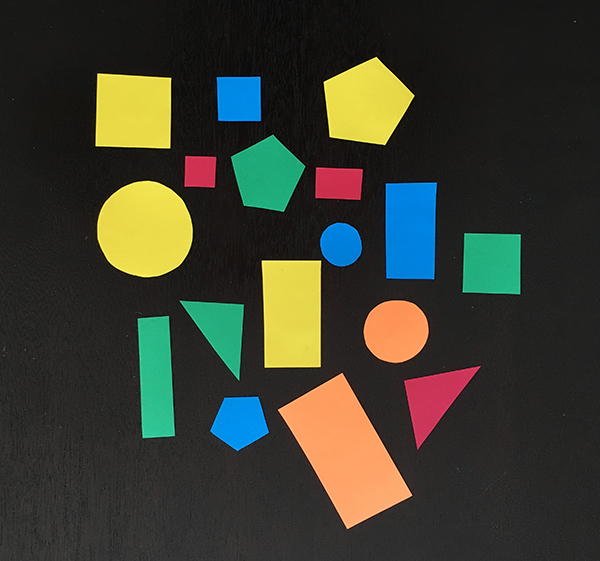
#> input picture Bai5/image.png, 600 x 561 px
$ jupyter execute code.ipynb
#> lines starting #> are read from the running program, lines starting #| are printed output that depends on the picture; after the words box and inside, x2 and y2 are one past the last pixel; in counts of white or black regions, pixels touching at a corner belong together
### Bai5/shapedetector.py
# import the necessary packages
import cv2

class ShapeDetector:

	def detect(self, c):
		# khởi tạo tên hình dạng và xấp xỉ đường viền
		shape = "unidentified"
		peri = cv2.arcLength(c, True)
		approx = cv2.approxPolyDP(c, 0.04 * peri, True)

		# Nếu hình là một hình tam giác, nó sẽ có 3 đỉnh
		if len(approx) == 3:
			shape = "Tam giac"

		# nếu hình có 4 đỉnh thì nó là hình vuông hoặc
        # hình chữ nhật
		elif len(approx) == 4:
			# tính hộp giới hạn của đường viền và sử dụng hộp giới hạn
            # để tính tỷ lệ khung hình
			(x, y, w, h) = cv2.boundingRect(approx)
			ar = w / float(h)

			# một hình vuông sẽ có tỷ lệ khung hình xấp xỉ bằng một,
            # nếu không, hình dạng là một hình chữ nhật
			shape = "vuong" if ar >= 0.95 and ar <= 1.05 else "chu nhat"

		# Nếu hình dạng là một hình ngũ giác, nó sẽ có 5 đỉnh
		elif len(approx) == 5:
			shape = "ngu giac"

		# mặt khác, chúng ta giả sử hình dạng là một vòng tròn
		else:
			shape = "tron"

		# return the name of the shape
		return shape

### Bai5/code.ipynb
1. Tìm hình dạng trong hình ảnh bằng Python và OpenCV.

2. Hãy xem xét một hình ảnh , thêm nhiễu Gaussian vào hình ảnh. Triển khai và kiểm tra thuật toán của Otsu với hình ảnh này.

3. Thực hiện phân đoạn hình ảnh tương tác với thuật toán graph cut

1. Tìm hình dạng trong hình ảnh bằng Python và OpenCV.

[cell 1]
from shapedetector import ShapeDetector
import argparse
import imutils
import cv2
import matplotlib.pyplot as plt
import numpy as np

[cell 2]
image = cv2.imread("image.png")
#> image is the input picture: shape (561, 600, 3); mean B, G, R 47.5, 60.1, 58.4
resized = imutils.resize(image, width=300)
ratio = image.shape[0] / float(resized.shape[0])
#> ratio = 2
# convert the resized image to grayscale, blur it slightly,
# and threshold it
gray = cv2.cvtColor(resized, cv2.COLOR_BGR2GRAY)
blurred = cv2.GaussianBlur(gray, (5, 5), 0)
thresh = cv2.threshold(blurred, 60, 255, cv2.THRESH_BINARY)[1]
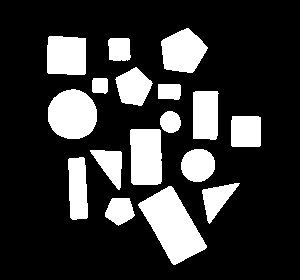
#> thresh: shape (280, 300); 21.4% white; 17 white regions
# tìm các contour trong hình ảnh được threshold và chạy phát hiện hình dạng
cnts = cv2.findContours(thresh.copy(), cv2.RETR_EXTERNAL,
    cv2.CHAIN_APPROX_SIMPLE)
#> cnts = 17 contours; largest, box (x1, y1, x2, y2) and area: (138, 186, 207, 265) 2698, (48, 89, 97, 139) 1883, (130, 129, 162, 185) 1632, (161, 28, 208, 73) 1426, (47, 36, 86, 75) 1384
cnts = imutils.grab_contours(cnts)
sd = ShapeDetector()

[cell 3]
# lặp qua các contour
for c in cnts:
    # tính toán tâm của đường contour, sau đó phát hiện tên
    # của hình dạng
    M = cv2.moments(c)
    cX = int((M["m10"] / M["m00"]) * ratio)
    cY = int((M["m01"] / M["m00"]) * ratio)
    shape = sd.detect(c)
    # nhân tọa độ của đường contour (x, y) với tỷ lệ thay đổi kích thước,
    # sau đó vẽ các đường contour và tên của hình dạng trên hình ảnh
    c = c.astype("float")
    c *= ratio
    c = c.astype("int")
    cv2.drawContours(image, [c], -1, (0, 255, 0), 2)
    cv2.putText(image, shape, (cX, cY), cv2.FONT_HERSHEY_SIMPLEX,
        0.5, (255, 255, 255), 2)

    cv2.imshow("Image", image)
    cv2.waitKey(0)
#> this loop made 17 passes
#> (cX, cY, shape, peri in detect, approx in detect, x in detect, y in detect, w in detect) on passes 2, 4, 7, 8, 10, 12, 13: (345, 450, 'chu nhat', 230.5, [[168, 186], [138, 205], [175, 264], [206, 245]], 138, 186, 69), (155, 377, 'chu nhat', 155, [[83, 157], [68, 159], [72, 219], [87, 217]], 68, 157, 20), (291, 313, 'chu nhat', 168.1, [[131, 129], [131, 182], [160, 183], [160, 130]], 131, 129, 30), (491, 262, 'vuong', 115.7, [[232, 116], [231, 145], [259, 146], [260, 117]], 231, 116, 30), (410, 229, 'chu nhat', 142.5, [[195, 91], [193, 138], [215, 139], [218, 93]], 193, 91, 26), (338, 182, 'chu nhat', 71.66, [[158, 84], [158, 98], [179, 98], [179, 84]], 158, 84, 22), (199, 170, 'vuong', 56.49, [[93, 78], [92, 91], [105, 93], [107, 79]], 92, 78, 16)
#> (cX, cY, shape, peri in detect) on passes 1, 6, 9, 11, 14, 17: (239, 421, 'ngu giac', 93.84), (395, 330, 'tron', 108.9), (340, 243, 'tron', 68.53), (144, 228, 'tron', 162.4), (266, 173, 'ngu giac', 122.5), (365, 102, 'ngu giac', 149)
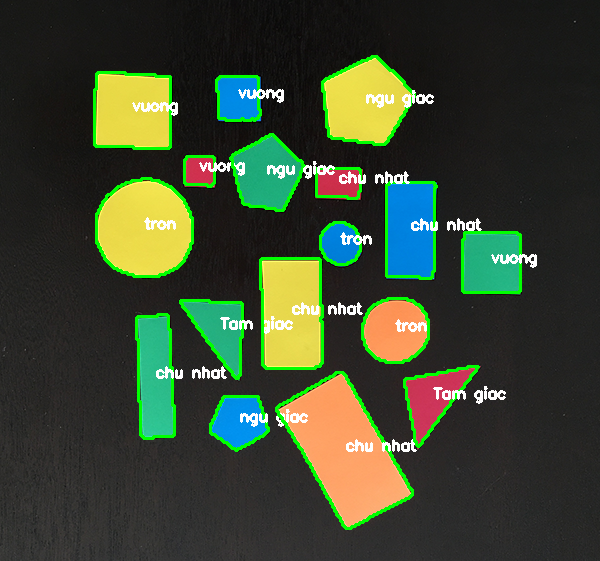
#> image: shape (561, 600, 3); 5.72% of pixels changed, all inside (x1, y1, x2, y2) = (93, 55, 537, 530)

2. Hãy xem xét một hình ảnh , thêm nhiễu Gaussian vào hình ảnh. Triển khai và kiểm tra thuật toán của Otsu với hình ảnh này.

[cell 4]
image = cv2.imread("bai3.jpg")
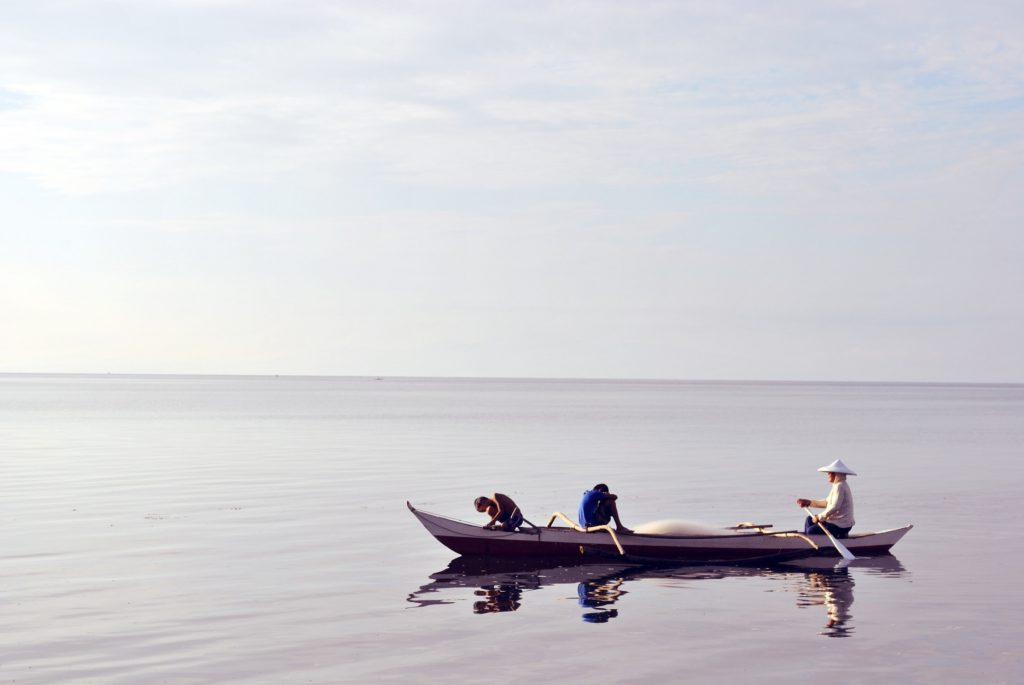
#> input picture Bai5/bai3.jpg, 1024 x 685 px
#> image is the input picture: shape (685, 1024, 3); mean B, G, R 212.4, 207, 208.2
image = cv2.cvtColor(image,cv2.COLOR_BGR2GRAY)
#> image: shape (685, 1024)
plt.imshow(image,cmap="gray")
plt.axis("off")

[cell 5]
hist, bin_edges = np.histogram(image, bins=256)
#> hist = 256 values, max 18061 at index 211, min 0 at index 85, mean 2740; bin_edges = 257 values from 2 to 255
plt.plot(range(256),hist)
plt.axis("on")
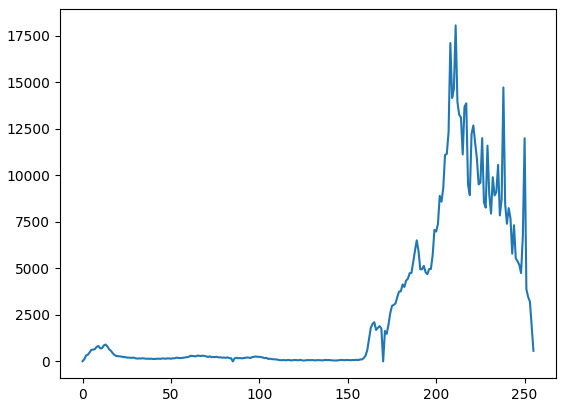
#> figure drawn by matplotlib, 1 panel; curve peaks at x = 211, y = 18061

[cell 6]
# Áp dụng phương pháp Otsu, đặt giá trị flag thành cv.THRESH_OTSU.
# Giá trị ngưỡng tối ưu được xác định tự động.
otsu_threshold, image_result = cv2.threshold(
    image, 0, 255, cv2.THRESH_BINARY_INV + cv2.THRESH_OTSU
)
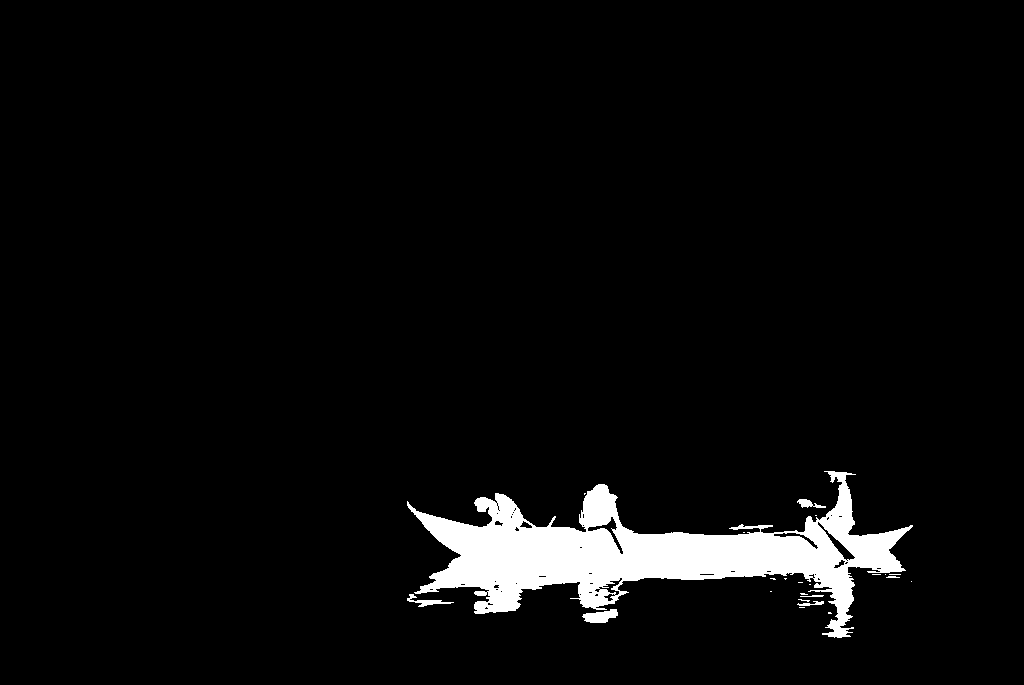
#> image_result: shape (685, 1024); 4.3% white; 23 white regions (16 under 20 px), largest, box (x1, y1, x2, y2) and area: (407, 471, 913, 638) 29582, (582, 609, 618, 623) 327, (407, 594, 454, 607) 189
#> otsu_threshold = 132
print("Ngưỡng đạt được: ", otsu_threshold)
#| Ngưỡng đạt được:  132.0

[cell 7]
plt.imshow(image_result,cmap="gray")
plt.axis("off")

3. Thực hiện phân đoạn hình ảnh tương tác với [graph cut](https://www.pyimagesearch.com/2020/07/27/opencv-grabcut-foreground-segmentation-and-extraction/)

[cell 8]
import numpy as np
import time
import cv2
import os

[cell 9]
image = cv2.imread("IMG_2712.PNG")
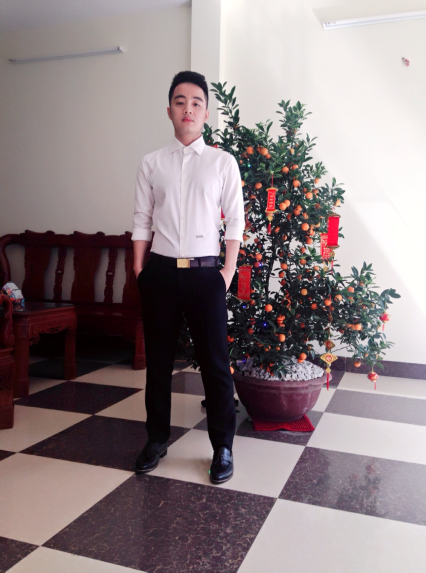
#> input picture Bai5/IMG_2712.PNG, 852 x 1145 px (shown at 1/2 size)
#> image is the input picture: shape (1145, 852, 3); mean B, G, R 131.4, 128.6, 141.6
mask = np.zeros(image.shape[:2], dtype="uint8")
rect = (258,131, 489, 971)
# cấp phát bộ nhớ cho hai mảng mà thuật toán GrabCut
# sử dụng nội bộ khi phân đoạn foreground from the background
fgModel = np.zeros((1, 65), dtype="float")
bgModel = np.zeros((1, 65), dtype="float")
# áp dụng GrabCut bằng phương pháp phân đoạn bounding box
start = time.time()
(mask, bgModel, fgModel) = cv2.grabCut(image, mask, rect, bgModel,
	fgModel, iterCount=10, mode=cv2.GC_INIT_WITH_RECT)
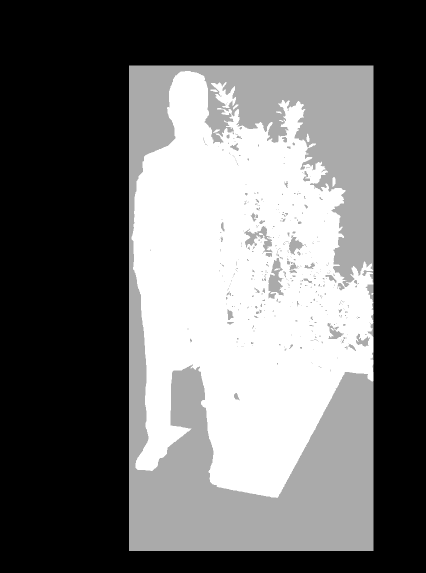
#> mask: shape (1145, 852) (shown at 1/2 size); min 0, max 3, mean 1.24; drawn with min black and max white
end = time.time()
print("[INFO] applying GrabCut took {:.2f} seconds".format(end - start))

[cell 10]
# mặt nạ đầu ra có các giá trị đầu ra có thể có, đánh dấu mỗi pixel
# trong mặt nạ là (1) definite background, (2) definite foreground,
# (3) probable background, and (4) probable foreground
values = (
    ("Definite Background", cv2.GC_BGD),
    ("Probable Background", cv2.GC_PR_BGD),
    ("Definite Foreground", cv2.GC_FGD),
    ("Probable Foreground", cv2.GC_PR_FGD),
)
#> values = (('Definite Background', 0), ('Probable Background', 2), ('Definite Foreground', 1), ('Probable Foreground', 3))
# lặp qua các giá trị mặt nạ GrabCut
for (name, value) in values:
    # tạo một mặt nạ cho giá trị hiện tại
    valueMask = (mask == value).astype("uint8") * 255
    # hiển thị mặt nạ
    cv2.imshow(name, valueMask)
    cv2.waitKey(0)
#> this loop made 4 passes
#> pass 1, `valueMask = (mask == value).astype("uint8") * 255`:
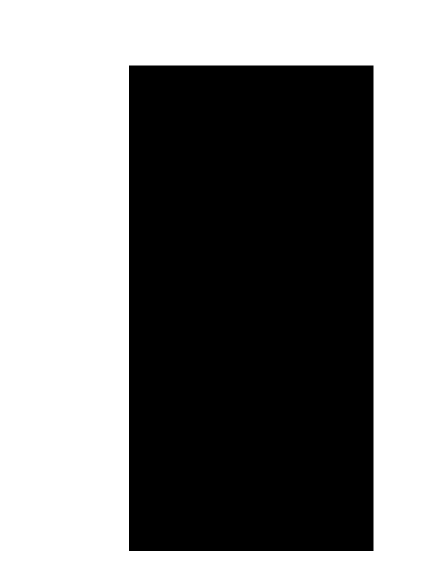
#> valueMask: shape (1145, 852) (shown at 1/2 size); 51.3% white; 1 black region, box (x1, y1, x2, y2) and area: (258, 131, 747, 1102) 474819
#> pass 2, `valueMask = (mask == value).astype("uint8") * 255`:
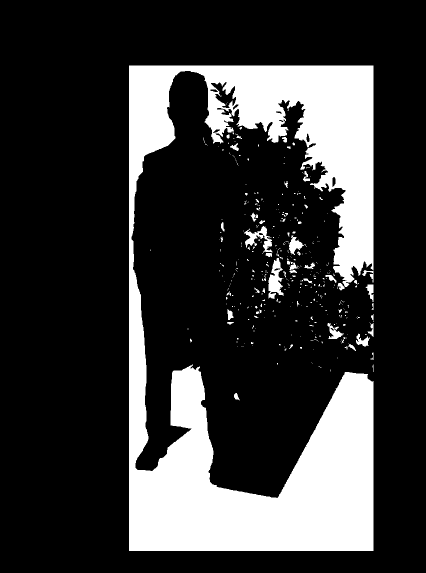
#> valueMask: shape (1145, 852) (shown at 1/2 size); 21.8% white; 372 white regions (312 under 20 px), largest, box (x1, y1, x2, y2) and area: (258, 131, 747, 1102) 204344, (537, 516, 567, 598) 1403, (488, 452, 545, 505) 1130

[cell 11]
# chúng ta sẽ đặt tất cả pixel nền xác định và pixel nền có
# thể thành 0 trong khi pixel foreground và pixel foreground có thể xác định được đặt thành 1
outputMask = np.where((mask == cv2.GC_BGD) | (mask == cv2.GC_PR_BGD),
	0, 1)
#> outputMask: shape (1145, 852) int64; values 0 (black) and 1 (white), 26.8% white; 14 white regions (4 under 20 px), largest, box (x1, y1, x2, y2) and area: (263, 142, 747, 996) 260183, (422, 164, 472, 216) 1127, (665, 354, 671, 374) 96
# scale the mask from the range [0, 1] to [0, 255]
outputMask = (outputMask * 255).astype("uint8")
# áp dụng bitwise AND cho hình ảnh bằng cách sử dụng mặt nạ
# do GrabCut tạo ra để tạo hình ảnh đầu ra cuối cùng của chúng tôi
output = cv2.bitwise_and(image, image, mask=outputMask)
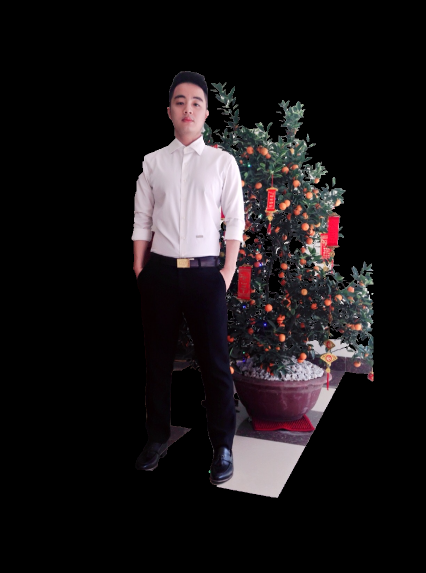
#> output: shape (1145, 852, 3) (shown at 1/2 size); mean B, G, R 24.3, 22.7, 26.7

[cell 12]
plt.figure(figsize=(20,10))
plt.subplot(1,3,1)
plt.imshow(image,cmap="gray")
plt.axis("off")

plt.subplot(1,3,2)
plt.imshow(outputMask,cmap="gray")
plt.axis("off")

plt.subplot(1,3,3)
plt.imshow(output,cmap="gray")
plt.axis("off")
#> figure, not shown here; B, G, R data is drawn as R, G, B
